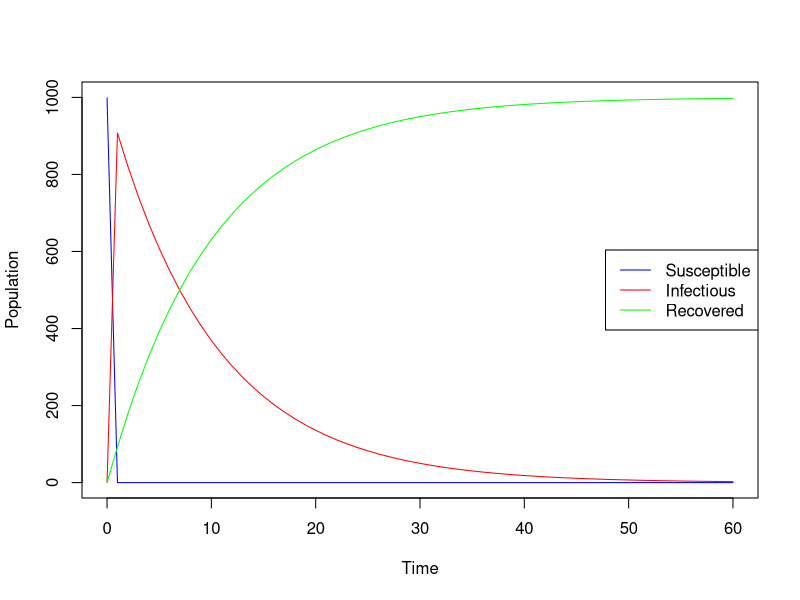

R code for this plot: (Note: this script raises an error after producing the figure.)
# Load necessary libraries
install.packages("deSolve")
library(deSolve)
####rm(parameters), rm(list=ls()), dev.off(), Ctrl + Enter runs R, Ctrl + Alt + R - Runs the entire script. Ctrl + Alt + B/E
# Define the SIR model

sir_model <- function(t, state, parameters) {
  with(as.list(c(state, parameters)), {
    dS <- -beta * S * I
    dI <- beta * S * I - gamma * I
    dR <- gamma * I
    return(list(c(dS, dI, dR)))
  })
}

# Initial values
init <- c(S = 999, I = 1, R = 0)
parameters <- c(beta = 0.25, gamma = 0.1)
times <- seq(0, 60, by = 1)

# Solve the SIR model
output <- ode(y = init, times = times, func = sir_model, parms = parameters)
print(output)
output <- as.data.frame(output)


####ANSWERS#######
# Maximum number of infected individuals
max_infected <- max(output[, "I"])
print(max_infected)
max_infected_day <- which.max(output[, "I"])
print(max_infected_day)
# Number of recovered individuals by the end of 60 days
total_recovered <- output[nrow(output), "R"]
print(total_recovered)
# Percentage of population that remains susceptible
final_susceptible <- output[nrow(output), "S"]
susceptible_percentage <- (final_susceptible / 1000) * 100

cat("Maximum number of infected individuals:", max_infected, "\n")
cat("Day with the highest number of infections:", max_infected_day, "\n")
cat("Total number of recovered individuals by day 60:", total_recovered, "\n")
cat("Percentage of the population that remains susceptible after 60 days:", susceptible_percentage, "%\n")
## Define parameters
beta <- 0.25
gamma <- 0.1

# Calculate the basic reproductive rate
R0 <- beta / gamma
print(paste("The basic reproductive rate (R0) is:", R0))

#######BASIC REPRODUCTIVE RATE


# Plot the results
plot(output$time, output$S, type = "l", col = "blue", xlab = "Time", ylab = "Population", ylim = c(0, 1000))
lines(output$time, output$I, col = "red")
lines(output$time, output$R, col = "green")
legend("right", legend = c("Susceptible", "Infectious", "Recovered"), col = c("blue", "red", "green"), lty = 1)

#################INCREASE THE BETA(TRANSMISSION RATE)#######
# Initial values
init <- c(S = 999, I = 1, R = 0)

# Increase transmission rate
parameters <- c(beta = 0.6, gamma = 0.1)  # Increased beta

# Time sequence
times <- seq(0, 60, by = 1)

# Solve the model
output <- ode(y = init, times = times, func = sir_model, parms = parameters)
output <- as.data.frame(output)

# Plot the results
ggplot(data = output, aes(x = time)) +
  geom_line(aes(y = S, color = "Susceptible")) +
  geom_line(aes(y = I, color = "Infectious")) +
  geom_line(aes(y = R, color = "Recovered")) +
  labs(x = "Time", y = "Population", title = "SIR Model with Higher Transmission Rate") +
  scale_color_manual(values = c("blue", "red", "green")) +
  theme_minimal()
#####################################################################################

###By adjusting the initial values, parameters, and time sequence, you can explore how different conditions and assumptions affect the spread of the disease and shape the curves in the SIR model. These modifications can provide valuable insights into the dynamics of infectious diseases under various scenarios.

# Initial values with more infectious individuals
init <- c(S = 990, I = 10, R = 0)  # Increased initial I

# Default parameters
parameters <- c(beta = 0.3, gamma = 0.1)

# Time sequence
times <- seq(0, 60, by = 1)

# Solve the model
output <- ode(y = init, times = times, func = sir_model, parms = parameters)
output <- as.data.frame(output)

# Plot the results
ggplot(data = output, aes(x = time)) +
  geom_line(aes(y = S, color = "Susceptible")) +
  geom_line(aes(y = I, color = "Infectious")) +
  geom_line(aes(y = R, color = "Recovered")) +
  labs(x = "Time", y = "Population", title = "SIR Model with More Initial Infectious Individuals") +
  scale_color_manual(values = c("blue", "red", "green")) +
  theme_minimal()
###############################################################################################################
# Initial values
init <- c(S = 999, I = 1, R = 0)

# Increase recovery rate (shorter infectious period)
parameters <- c(beta = 0.3, gamma = 0.3)  # Increased gamma

# Time sequence
times <- seq(0, 60, by = 1)

# Solve the model
output <- ode(y = init, times = times, func = sir_model, parms = parameters)
output <- as.data.frame(output)

# Plot the results
ggplot(data = output, aes(x = time)) +
  geom_line(aes(y = S, color = "Susceptible")) +
  geom_line(aes(y = I, color = "Infectious")) +
  geom_line(aes(y = R, color = "Recovered")) +
  labs(x = "Time", y = "Population", title = "SIR Model with Shorter Infectious Period") +
  scale_color_manual(values = c("blue", "red", "green")) +
  theme_minimal()




#################################################################################
# Initial values
init <- c(S = 999, I = 1, R = 0)

# Default parameters
parameters <- c(beta = 0.3, gamma = 0.1)

# Longer time sequence
times <- seq(0, 300, by = 1)  # Extended time sequence

# Solve the model
output <- ode(y = init, times = times, func = sir_model, parms = parameters)
output <- as.data.frame(output)

# Plot the results
ggplot(data = output, aes(x = time)) +
  geom_line(aes(y = S, color = "Susceptible")) +
  geom_line(aes(y = I, color = "Infectious")) +
  geom_line(aes(y = R, color = "Recovered")) +
  labs(x = "Time", y = "Population", title = "SIR Model Over Extended Time Period") +
  scale_color_manual(values = c("blue", "red", "green")) +
  theme_minimal()


##################################combined##################
# Define the SIR model function
sir_model <- function(t, state, parameters) {
  with(as.list(c(state, parameters)), {
    dS <- -beta * S * I
    dI <- beta * S * I - gamma * I
    dR <- gamma * I
    return(list(c(dS, dI, dR)))
  })
}

# Time sequence
times <- seq(0, 160, by = 1)

# Define the different sets of parameters
param_sets <- list(
  list(beta = 0.3, gamma = 0.1, title = "Base Parameters (β = 0.3, γ = 0.1)"),
  list(beta = 0.5, gamma = 0.1, title = "Higher Transmission Rate (β = 0.5, γ = 0.1)"),
  list(beta = 0.3, gamma = 0.2, title = "Higher Recovery Rate (β = 0.3, γ = 0.2)"),
  list(beta = 0.5, gamma = 0.2, title = "Higher Transmission and Recovery Rate (β = 0.5, γ = 0.2)")
)

# Initial values
init <- c(S = 999, I = 1, R = 0)
# Set up plotting area
par(mfrow = c(2, 2))  # 2x2 grid for plots

# Loop through each parameter set
for (params in param_sets) {
  # Solve the ODEs with the current set of parameters
  output <- ode(y = init, times = times, func = sir_model, parms = params[1:2])
  
  # Plot the results
  plot(output[, "time"], output[, "S"], type = "l", col = "blue", ylim = c(0, max(output[, "S"])), ylab = "Number of People", xlab = "Time", main = params$title)
  lines(output[, "time"], output[, "I"], col = "red")
  lines(output[, "time"], output[, "R"], col = "green")
  legend("right", legend = c("Susceptible", "Infectious", "Recovered"), col = c("blue", "red", "green"), lty = 1)
}

dev.off()
##########################################################################################################
# Define the SEIR model

# Parameters including N

init <- c(S = 999, E = 1, I = 0, R = 0)
parameters <- c(beta = 0.3, sigma = 0.1, gamma = 0.1, N = 1000)
times <- seq(0, 160, by = 1)

# SEIR model uses N from parameters list

seir_model <- function(time, state, parameters) {
  with(as.list(c(state, parameters)), {
    dS <- -beta * S * I / N
    dE <- beta * S * I / N - sigma * E
    dI <- sigma * E - gamma * I
    dR <- gamma * I
    return(list(c(dS, dE, dI, dR)))
  })
}

# Run the SEIR model
output <- ode(y = init, times = times, func = seir_model, parms = parameters)


output <- as.data.frame(output)

# Plot the results
plot(output$time, output$S, type = "l", col = "blue", xlab = "Time", ylab = "Population", ylim = c(0, 1000))
lines(output$time, output$E, col = "orange")
lines(output$time, output$I, col = "red")
lines(output$time, output$R, col = "green")
legend("right", legend = c("Susceptible", "Exposed", "Infectious", "Recovered"), col = c("blue", "orange", "red", "green"), lty = 1)
